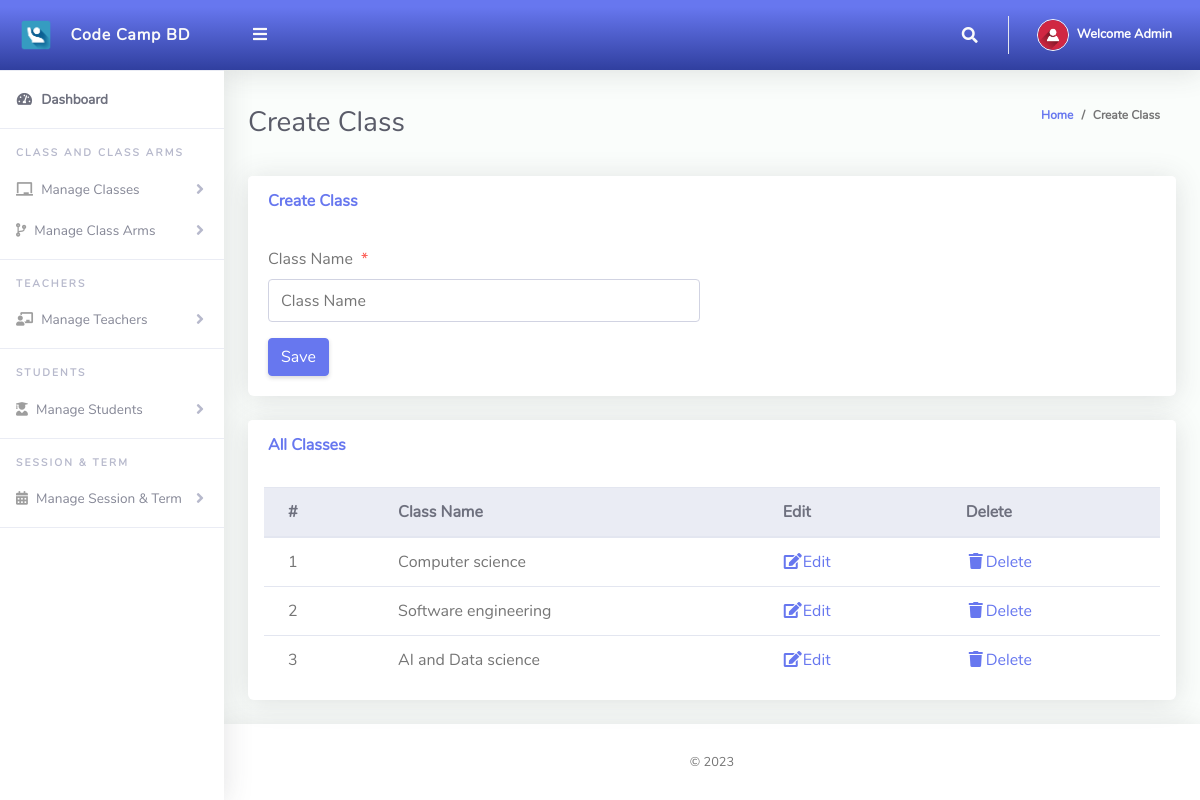
The app's page /Admin/createClass.php (signed in) with its own data.
### tables this page shows
CREATE TABLE `tblclass` (
  `Id` int(10) NOT NULL,
  `className` varchar(255) NOT NULL
);

### Admin/createClass.php (the view, shortened to what this page needs)
<?php
include '../Includes/dbcon.php';
?>
<!DOCTYPE html>
<html lang="en">
<head>
  <link href="../vendor/fontawesome-free/css/all.min.css" rel="stylesheet" type="text/css">
  <link href="../vendor/bootstrap/css/bootstrap.min.css" rel="stylesheet" type="text/css">
  <link href="css/ruang-admin.min.css" rel="stylesheet">
</head>
<body id="page-top">
  <div id="wrapper">
      <?php include "Includes/sidebar.php";?>
    <div id="content-wrapper" class="d-flex flex-column">
      <div id="content">
       <?php include "Includes/topbar.php";?>
        <div class="container-fluid" id="container-wrapper">
          <div class="d-sm-flex align-items-center justify-content-between mb-4">
            <h1 class="h3 mb-0 text-gray-800">Create Class</h1>
            <ol class="breadcrumb">
              <li class="breadcrumb-item"><a href="./">Home</a></li>
              <li class="breadcrumb-item active" aria-current="page">Create Class</li>
            </ol>
          </div>
          <div class="row">
            <div class="col-lg-12">
              <div class="card mb-4">
                <div class="card-header py-3 d-flex flex-row align-items-center justify-content-between">
                  <h6 class="m-0 font-weight-bold text-primary">Create Class</h6>
                </div>
                <div class="card-body">
                  <form method="post">
                    <div class="form-group row mb-3">
                        <div class="col-xl-6">
                            <label class="form-control-label">Class Name<span class="text-danger ml-2">*</span></label>
                      <input type="text" class="form-control" name="className" value="<?php echo $row['className'];?>" id="exampleInputFirstName" placeholder="Class Name">
                        </div>
                    </div>
                      <?php
                    if (isset($Id))
                    {
                    ?>
                    <button type="submit" name="update" class="btn btn-warning">Update</button>
                    &nbsp;&nbsp;&nbsp;&nbsp;&nbsp;&nbsp;&nbsp;&nbsp;&nbsp;&nbsp;
                    <?php
                    } else {
                    ?>
                    <button type="submit" name="save" class="btn btn-primary">Save</button>
                    <?php
                    }
                    ?>
                  </form>
                </div>
              </div>
                 <div class="row">
              <div class="col-lg-12">
              <div class="card mb-4">
                <div class="card-header py-3 d-flex flex-row align-items-center justify-content-between">
                  <h6 class="m-0 font-weight-bold text-primary">All Classes</h6>
                </div>
                <div class="table-responsive p-3">
                  <table class="table align-items-center table-flush table-hover" id="dataTableHover">
                    <thead class="thead-light">
                      <tr>
                        <th>#</th>
                        <th>Class Name</th>
                        <th>Edit</th>
                        <th>Delete</th>
                      </tr>
                    </thead>
                    <tbody>
                  <?php
                      $query = "SELECT * FROM tblclass";
                      $rs = $conn->query($query);
                      $num = $rs->num_rows;
                      $sn=0;
                      if($num > 0)
                      {
                        while ($rows = $rs->fetch_assoc())
                          {
                             $sn = $sn + 1;
                            echo"
                              <tr>
                                <td>".$sn."</td>
                                <td>".$rows['className']."</td>
                                <td><a href='?action=edit&Id=".$rows['Id']."'><i class='fas fa-fw fa-edit'></i>Edit</a></td>
                                <td><a href='?action=delete&Id=".$rows['Id']."'><i class='fas fa-fw fa-trash'></i>Delete</a></td>
                              </tr>";
                          }
                      }
                      else
                      {
                           echo
                           "<div class='alert alert-danger' role='alert'>
                            No Record Found!
                            </div>";
                      }
                      ?>
                    </tbody>
                  </table>
                </div>
              </div>
            </div>
            </div>
          </div>
        </div>
      </div>
       <?php include "Includes/footer.php";?>
    </div>
  </div>
</body>
</html>

### Admin/Includes/topbar.php (shortened to what this page needs)
<?php
  $query = "SELECT * FROM tbladmin WHERE Id = ".$_SESSION['userId']."";
  $rs = $conn->query($query);
  $rows = $rs->fetch_assoc();
  $fullName = $rows['firstName']." ".$rows['lastName'];
?>
<nav class="navbar navbar-expand navbar-light bg-gradient-primary topbar mb-4 static-top">
          <button id="sidebarToggleTop" class="btn btn-link rounded-circle mr-3">
            <i class="fa fa-bars"></i>
          </button>
          <ul class="navbar-nav ml-auto">
            <li class="nav-item dropdown no-arrow">
              <a class="nav-link dropdown-toggle" href="#" id="searchDropdown" role="button" data-toggle="dropdown"
                aria-haspopup="true" aria-expanded="false">
                <i class="fas fa-search fa-fw"></i>
              </a>
            </li>
            <li class="nav-item dropdown no-arrow">
              <a class="nav-link dropdown-toggle" href="#" id="userDropdown" role="button" data-toggle="dropdown"
                aria-haspopup="true" aria-expanded="false">
                <img class="img-profile rounded-circle" src="img/user-icn.png" style="max-width: 60px">
                <span class="ml-2 d-none d-lg-inline text-white small"><b>Welcome <?php echo $fullName;?></b></span>
              </a>
            </li>
          </ul>
        </nav>

### records on screen
tblclass: className "Computer science"
tblclass: className "Software engineering"
tblclass: className "AI and Data science"

### other values on screen
$fullName "Admin"
